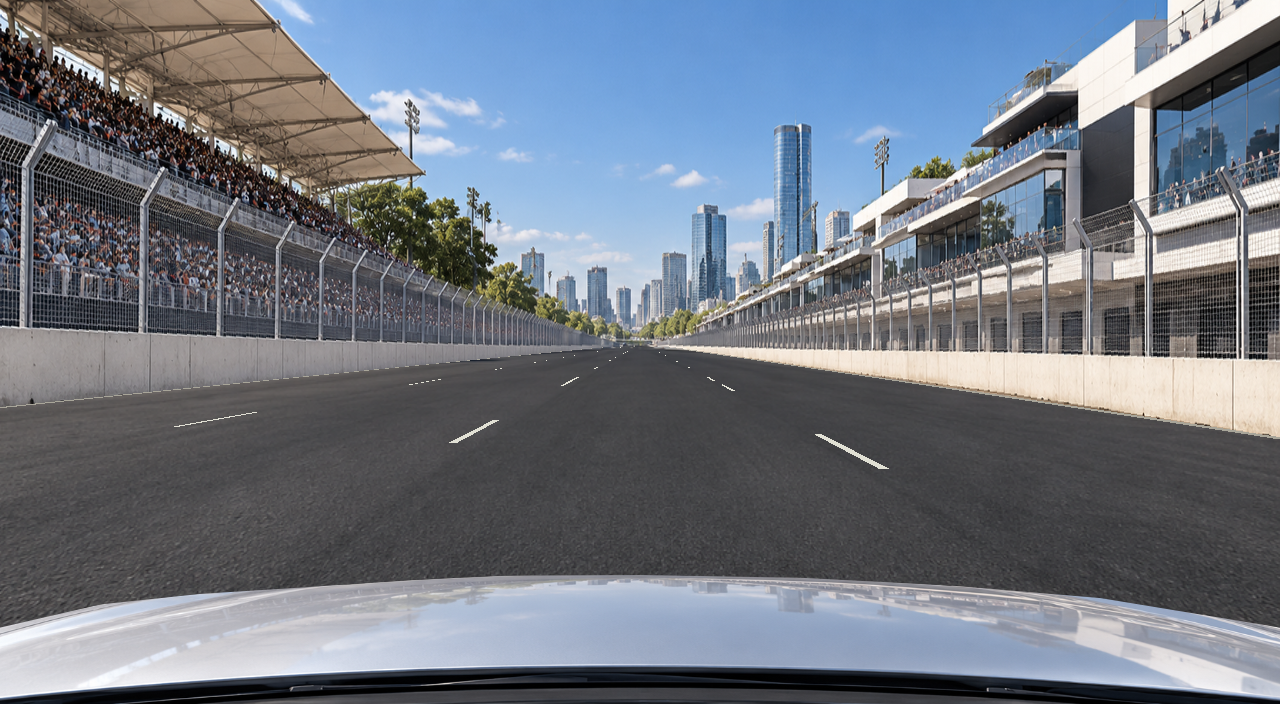
#> input picture apps/crazy_robotaxi/tests/maps/first_frame/images/flashdreams_raceway_initial_frame.png, 1280 x 704 px, given in place of arcade_notrees_cas.mp4, which was not available
$ python composite_track_items.py
#> lines starting #> are read from the running program, lines starting #| are printed output that depends on the picture; after the words box and inside, x2 and y2 are one past the last pixel; in counts of white or black regions, pixels touching at a corner belong together; pictures that were not available may be replaced by others from this repository, and a replacement may not be noted
#> in main, frames is the input picture: shape (704, 1280, 3); mean R, G, B 112.1, 118.9, 129.8
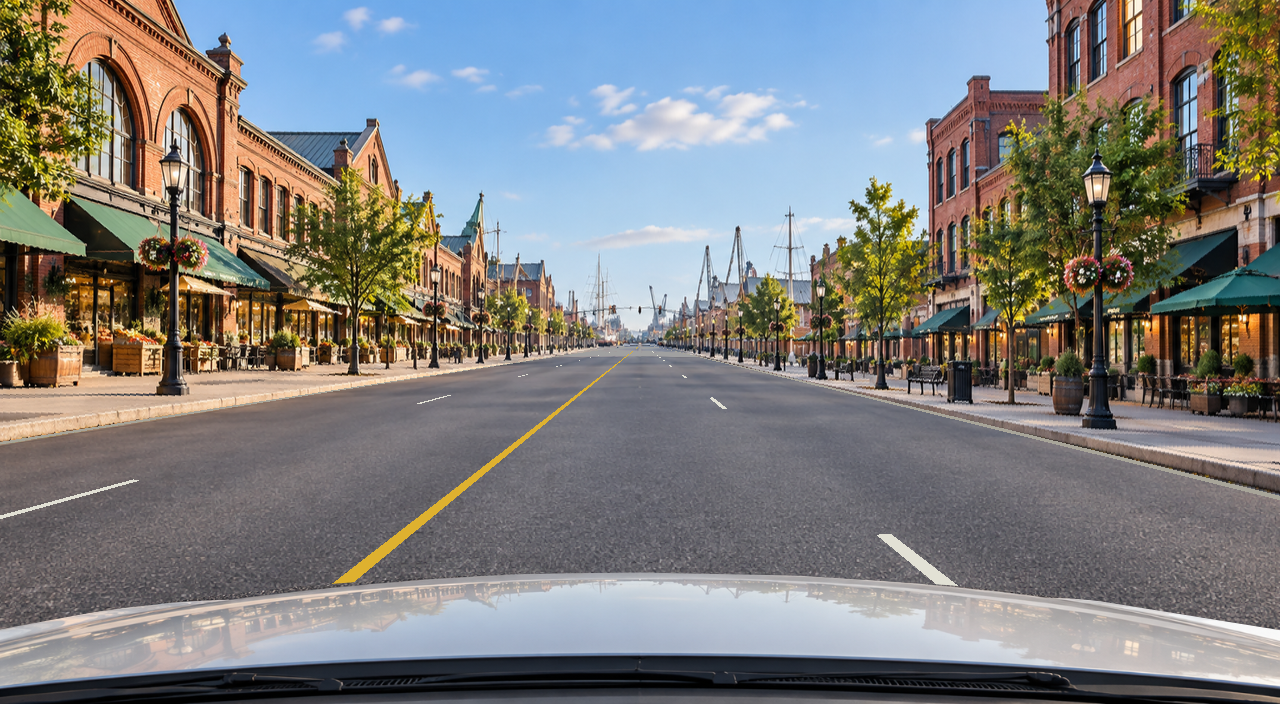
#> input picture apps/crazy_robotaxi/tests/maps/first_frame/images/harbor_market_initial_frame.png, 1280 x 704 px, given in place of coin.png, which was not available
#> in prepare_cutouts, img is the input picture: PIL image 1280x704 RGB; mean R, G, B 126.6, 126.3, 125.6
# SPDX-FileCopyrightText: Copyright (c) 2026 NVIDIA CORPORATION & AFFILIATES. All rights reserved.
# SPDX-License-Identifier: Apache-2.0
#
# Licensed under the Apache License, Version 2.0 (the "License");
# you may not use this file except in compliance with the License.
# You may obtain a copy of the License at
#
# http://www.apache.org/licenses/LICENSE-2.0
#
# Unless required by applicable law or agreed to in writing, software
# distributed under the License is distributed on an "AS IS" BASIS,
# WITHOUT WARRANTIES OR CONDITIONS OF ANY KIND, either express or implied.
# See the License for the specific language governing permissions and
# limitations under the License.

"""Pseudo-3D road-plane compositing of kart-game sprites onto a drive video.

Unlike composite_assets.py (which recovers placement from hdmap render
diffs), this script places sprites with no conditioning inputs at all: a
hand-calibrated pinhole camera over a flat road plane. World items are
(lane_offset_m, height_above_road_m, depth_m, class); each frame the depth
shrinks by ego_speed/fps (traffic items carry their own forward speed), the
item is projected, scaled to its metric height, given a soft elliptical
ground shadow, mildly luminance-harmonized, and pasted far-to-near.

Ground-plane projection facts used for calibration: for a point on the road
at lateral X and depth Z, screen_y - horizon = fx*cam_h/Z and
screen_x - cx = X*(screen_y - horizon)/cam_h, so lane-anchored marker
tracks validate (cx, horizon, cam_h) independently of fx; fx then sets the
depth scale and is tuned jointly with ego speed against lane-dash motion.

Asset prep: several sprites ship as RGB/P on white or checkerboard
backgrounds. Alpha is recovered by flagging light low-chroma pixels,
flood-selecting only the components that touch the image border (interior
whites such as gloves and mushroom spots survive), eroding 1 px to kill the
white fringe, and feathering. Cutouts are cached beside the output and a
contact sheet is written for eyeballing.

Example:
    python composite_track_items.py \
        --rgb outputs/pr_videos/arcade_notrees_cas.mp4 \
        --output outputs/pr_videos/mario_kart_demo.mp4
"""

from __future__ import annotations

import argparse
import math
import os
from dataclasses import dataclass

import imageio.v3 as iio
import numpy as np
from PIL import Image, ImageDraw, ImageFilter
from scipy import ndimage

SCRIPT_DIR = os.path.dirname(os.path.abspath(__file__))
ASSET_DIR = os.path.join(SCRIPT_DIR, "assets", "mario_game")

FPS = 30.0
EGO_SPEED_MPS = 22.0

# Pinhole calibration for arcade_notrees_cas.mp4 (1280x704), tuned by
# overlaying lane-anchored debug markers (--debug-markers) and looking.
FX = 950.0
CX = 634.0
HORIZON_Y = 352.0
CAM_HEIGHT_M = 1.39
# The vanishing point drifts slightly right late in the clip (gentle right
# curve): linear cx correction, pixels per frame after DRIFT_START_FRAME.
CX_DRIFT_START = 110
CX_DRIFT_PX_PER_FRAME = 0.15

LANE_WIDTH_M = 3.7
EGO_LANE_CENTER_M = 0.6  # ego lane center sits slightly right of cx

Z_NEAR_M = 4.5
Z_FAR_M = 130.0
Z_FADE_M = 110.0  # alpha ramps 0->1 between Z_FAR and Z_FADE

SHADOW_ALPHA = 0.38
HARMONIZE_STRENGTH = 0.35  # mild: the world is stylized, keep sprites crisp
EDGE_BLUR_RADIUS = 0.4

LUMA = np.array([0.299, 0.587, 0.114])

# ---------------------------------------------------------------------------
# Asset preparation
# ---------------------------------------------------------------------------

ASSET_FILES = {
    "coin": "objects/coin.png",
    "qbox": "objects/?box.png",
    "star": "objects/star.png",
    "mushroom": "objects/mushroom.png",
    "flower": "objects/cannibal_flower.png",
    "shell": "objects/tutleshell.png",
    "ghost": "people/ghost.png",
    "car1": "cars/c1.png",
    "car2": "cars/c2.png",
    "mario": "people/mario.png",
    "luigi": "people/luigi.png",
}


def _key_out_background(rgb: np.ndarray) -> np.ndarray:
    """Alpha for an RGB sprite on a white/checkerboard background.

    Candidate background pixels are light and low-chroma; only candidate
    components touching the image border are removed, so interior whites
    (gloves, mushroom spots, coin highlights) are preserved.
    """
    arr = rgb.astype(np.int16)
    chroma = arr.max(axis=-1) - arr.min(axis=-1)
    candidate = (chroma < 30) & (arr.min(axis=-1) > 160)
#> candidate: shape (704, 1280) bool; 9.9% white; 1219 white regions (1091 under 20 px), largest, box (x1, y1, x2, y2) and area: (0, 573, 1280, 686) 62504, (617, 94, 773, 150) 3974, (552, 267, 654, 338) 2690
    labels, n = ndimage.label(candidate)
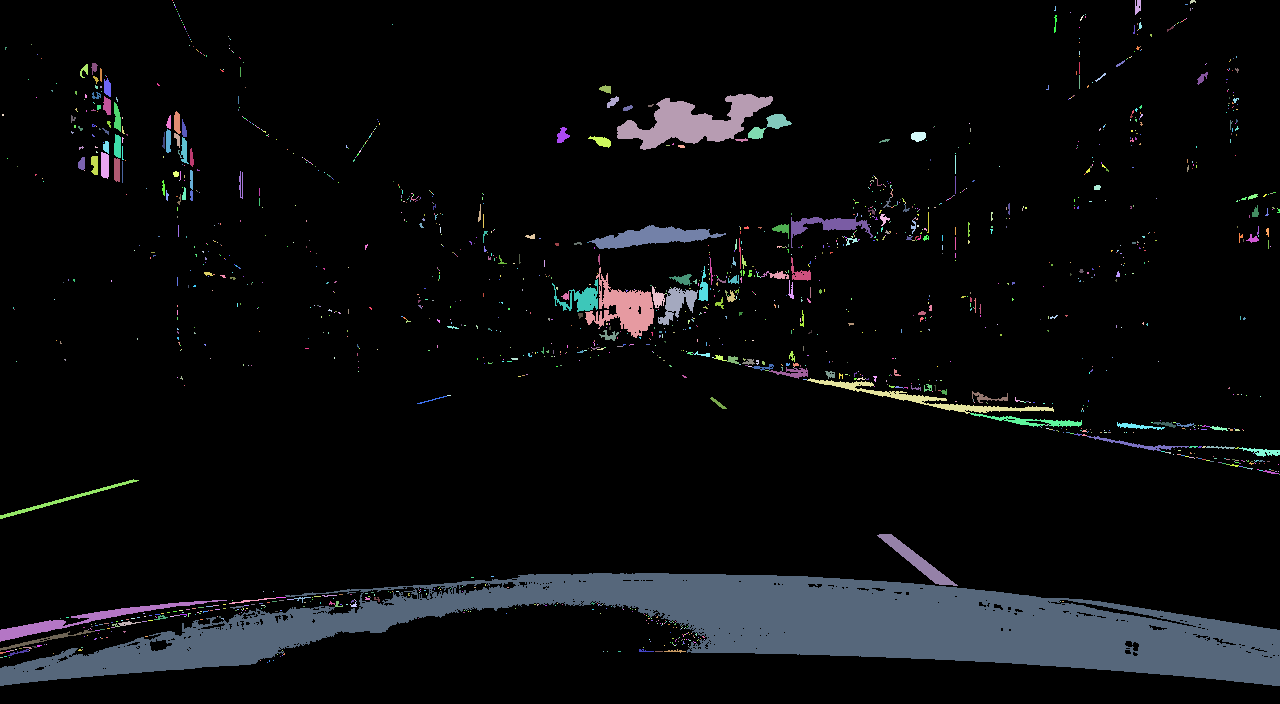
#> labels: shape (704, 1280) int32; 1746 distinct labels, from 0 to 1745; one colour per label, 0 black
#> n = 1745
    if n == 0:
        return np.full(rgb.shape[:2], 255, dtype=np.uint8)
    border = np.unique(
        np.concatenate([labels[0], labels[-1], labels[:, 0], labels[:, -1]])
    )
#> border = [0, 1, 2, 3, 534, 1382, 1440, 1441, 1443, 1489, 1656, 1733, 1740]
    border = border[border != 0]
#> border = [1, 2, 3, 534, 1382, 1440, 1441, 1443, 1489, 1656, 1733, 1740]
    background = np.isin(labels, border)
#> background: shape (704, 1280) bool; 7.2% white; 12 white regions (6 under 20 px), largest, box (x1, y1, x2, y2) and area: (0, 573, 1280, 686) 62274, (0, 600, 227, 642) 1478, (0, 479, 139, 519) 463, (0, 630, 95, 651) 276, (1239, 447, 1280, 457) 174, (1135, 0, 1141, 15) 68
    fg = ~background
    # Drop small disconnected islands (checkerboard remnants, dust specks).
    fg_labels, fg_n = ndimage.label(fg)
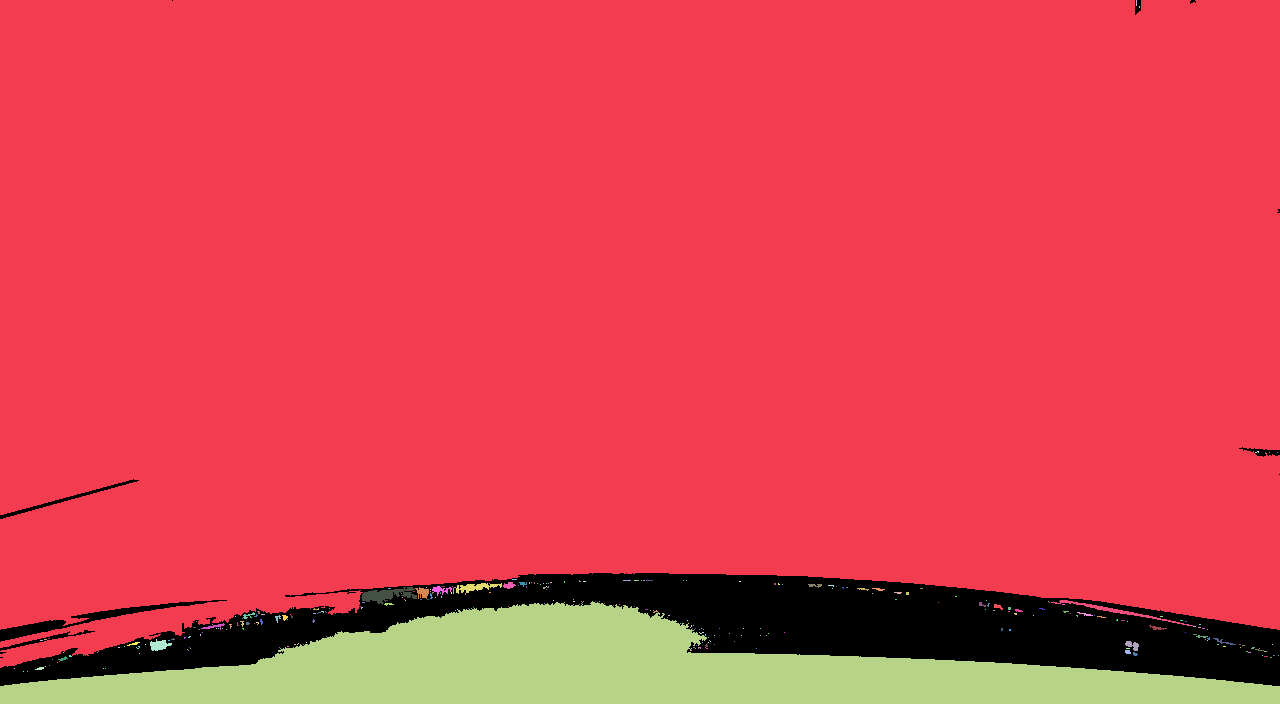
#> fg_labels: shape (704, 1280) int32; 311 distinct labels, from 0 to 310; one colour per label, 0 black
#> fg_n = 310
    if fg_n > 1:
        sizes = ndimage.sum_labels(fg, fg_labels, index=np.arange(1, fg_n + 1))
#> sizes = 310 values, max 766172 at index 0, min 1 at index 5, mean 2697.9
        keep = 1 + np.flatnonzero(sizes >= 0.02 * sizes.max())
#> keep = [1, 89]
        fg = np.isin(fg_labels, keep)
#> fg: shape (704, 1280) bool; 92.5% white; 12 black regions (6 under 20 px), largest, box (x1, y1, x2, y2) and area: (0, 573, 1280, 686) 65002, (0, 600, 227, 642) 1478, (0, 479, 139, 519) 463, (0, 630, 95, 651) 284, (1239, 447, 1280, 457) 181, (1135, 0, 1141, 15) 76
    # Kill the white anti-aliasing fringe, then feather the edge.
    fg = ndimage.binary_erosion(fg, iterations=1)
#> fg: shape (704, 1280) bool; 91.6% white; 1 black region, box (x1, y1, x2, y2) and area: (0, 0, 1280, 704) 75527
    alpha = ndimage.gaussian_filter(fg.astype(np.float32), sigma=0.8)
    return np.clip(alpha * 255.0, 0, 255).astype(np.uint8)


def _crop_to_alpha(img: Image.Image) -> Image.Image:
    bbox = img.getchannel("A").getbbox()
    return img.crop(bbox) if bbox else img


def prepare_cutouts(cache_dir: str) -> dict[str, Image.Image]:
    """Load all sprites as tightly-cropped RGBA, extracting alpha if absent."""
    os.makedirs(cache_dir, exist_ok=True)
    cutouts: dict[str, Image.Image] = {}
    for name, rel in ASSET_FILES.items():
        img = Image.open(os.path.join(ASSET_DIR, rel))
        if img.mode in ("RGBA", "P"):
            rgba = img.convert("RGBA")
            arr = np.asarray(rgba)
            # Some RGBA assets (?box) ship an all-opaque alpha with the
            # checkerboard baked into the pixels: key those like RGB. Assets
            # with a real alpha are left untouched.
            if (arr[..., 3] < 128).mean() < 0.02:
                alpha = np.minimum(arr[..., 3], _key_out_background(arr[..., :3]))
                rgba = Image.fromarray(np.dstack([arr[..., :3], alpha]))
        else:
            rgb = np.asarray(img.convert("RGB"))
            alpha = _key_out_background(rgb)
            rgba = Image.fromarray(np.dstack([rgb, alpha]))
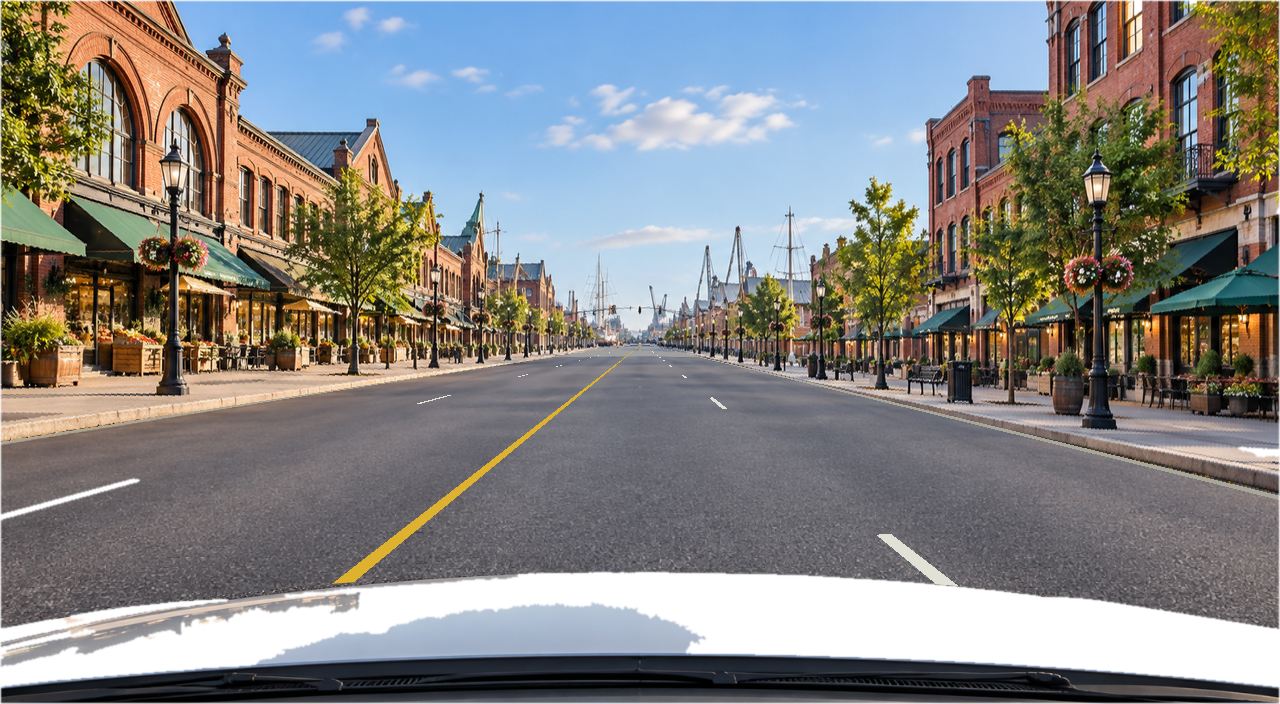
#> rgba: PIL image 1280x704 RGBA; mean R, G, B, A 126.6, 126.3, 125.6, 233.6; transparent parts drawn white
        rgba = _crop_to_alpha(rgba)
#> in _crop_to_alpha, `bbox = img.getchannel("A").getbbox()`: bbox = (0, 0, 1280, 704)
        rgba.save(os.path.join(cache_dir, f"{name}.png"))
        cutouts[name] = rgba
    _write_contact_sheet(cutouts, os.path.join(cache_dir, "cutout_sheet.png"))
    return cutouts


# [13 lines left out: function _write_contact_sheet, not called in this run]


# ---------------------------------------------------------------------------
# Camera / projection
# ---------------------------------------------------------------------------


@dataclass(frozen=True)
class Camera:
    fx: float = FX
    cx: float = CX
    horizon_y: float = HORIZON_Y
    cam_h: float = CAM_HEIGHT_M

    def cx_at(self, frame: int) -> float:
        drift = max(0, frame - CX_DRIFT_START) * CX_DRIFT_PX_PER_FRAME
        return self.cx + drift

    # [7 lines left out: function project, not called in this run]


# ---------------------------------------------------------------------------
# Scene definition
# ---------------------------------------------------------------------------


@dataclass(frozen=True)
class TrackItem:
    cls: str
    lane_x_m: float  # lateral offset, + right of camera axis
    up_m: float  # bottom of sprite above the road plane
    z0_m: float  # depth ahead of camera at frame 0
    height_m: float
    speed_mps: float = 0.0  # item's own forward speed (traffic)
    floating: bool = False  # smaller detached shadow

    def z_at(self, t_s: float) -> float:
        return self.z0_m - (EGO_SPEED_MPS - self.speed_mps) * t_s


LANE_C = EGO_LANE_CENTER_M  # ego (right) lane center
LANE_L = EGO_LANE_CENTER_M - LANE_WIDTH_M  # left lane center
ROAD_EDGE_R = EGO_LANE_CENTER_M + LANE_WIDTH_M / 2 + 0.7  # just past the line
SHOULDER_R = EGO_LANE_CENTER_M + LANE_WIDTH_M / 2 + 2.2  # right shoulder


# [195 lines left out: functions build_course, _harmonize, _paste_shadow, _sprite_wobble, render, render_debug_markers, not called in this run]


# ---------------------------------------------------------------------------


def main() -> None:
    ap = argparse.ArgumentParser(description=(__doc__ or "").split("\n")[0])
    ap.add_argument(
        "--rgb",
        default=os.path.join(SCRIPT_DIR, "outputs/pr_videos/arcade_notrees_cas.mp4"),
    )
    ap.add_argument(
        "--output",
        default=os.path.join(SCRIPT_DIR, "outputs/pr_videos/mario_kart_demo.mp4"),
    )
    ap.add_argument(
        "--cache-dir", default=None, help="cutout cache (default: <output>_assets)"
    )
    ap.add_argument(
        "--debug-markers",
        nargs="*",
        type=int,
        default=None,
        help="write calibration overlay for these frame indices and exit",
    )
    ap.add_argument(
        "--contact-sheet",
        default=None,
        help="3-frame contact sheet path (default: <output>_sheet.png)",
    )
    args = ap.parse_args()

    cache_dir = args.cache_dir or os.path.splitext(args.output)[0] + "_assets"
    frames = iio.imread(args.rgb)
    camera = Camera()

    if args.debug_markers is not None:
        fr = args.debug_markers or [60, 110, 165, 215]
        render_debug_markers(frames, camera, cache_dir, fr)
        print(f"debug overlays -> {cache_dir}")
        return

    cutouts = prepare_cutouts(cache_dir)
    items = build_course(len(frames) / FPS)
    out = render(frames, cutouts, camera, items)
    os.makedirs(os.path.dirname(args.output), exist_ok=True)
    iio.imwrite(
        args.output, out, fps=FPS, codec="libx264", quality=8, pixelformat="yuv420p"
    )

    sheet_path = args.contact_sheet or os.path.splitext(args.output)[0] + "_sheet.png"
    picks = [len(out) // 10, len(out) // 2, len(out) - 5]
    tiles = [Image.fromarray(out[i]) for i in picks]
    sheet = Image.new("RGB", (sum(t.width for t in tiles), tiles[0].height))
    x = 0
    for tile in tiles:
        sheet.paste(tile, (x, 0))
        x += tile.width
    sheet.save(sheet_path)
    print(f"wrote {args.output} ({len(out)} frames) and {sheet_path}")


if __name__ == "__main__":
#> (the run stopped early here; a loop or call above may not have finished)
